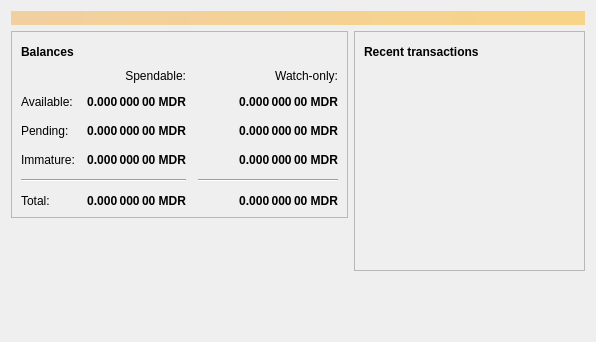
<?xml version="1.0" encoding="UTF-8"?>
<ui version="4.0">
 <class>OverviewPage</class>
 <widget class="QWidget" name="OverviewPage">
  <property name="geometry">
   <rect>
    <x>0</x>
    <y>0</y>
    <width>596</width>
    <height>342</height>
   </rect>
  </property>
  <property name="windowTitle">
   <string>Form</string>
  </property>
  <layout class="QVBoxLayout" name="topLayout">
   <item>
    <widget class="QLabel" name="labelAlerts">
     <property name="visible">
      <bool>false</bool>
     </property>
     <property name="styleSheet">
      <string notr="true">QLabel { background-color: qlineargradient(x1: 0, y1: 0, x2: 1, y2: 0, stop:0 #F0D0A0, stop:1 #F8D488); color:#000000; }</string>
     </property>
     <property name="wordWrap">
      <bool>true</bool>
     </property>
     <property name="margin">
      <number>3</number>
     </property>
     <property name="textInteractionFlags">
      <set>Qt::TextSelectableByMouse</set>
     </property>
    </widget>
   </item>
   <item>
    <layout class="QHBoxLayout" name="horizontalLayout" stretch="1,1">
     <item>
      <layout class="QVBoxLayout" name="verticalLayout_2">
       <item>
        <widget class="QFrame" name="frame">
         <property name="frameShape">
          <enum>QFrame::StyledPanel</enum>
         </property>
         <property name="frameShadow">
          <enum>QFrame::Raised</enum>
         </property>
         <layout class="QVBoxLayout" name="verticalLayout_4">
          <item>
           <layout class="QHBoxLayout" name="horizontalLayout_4">
            <item>
             <widget class="QLabel" name="label_5">
              <property name="font">
               <font>
                <weight>75</weight>
                <bold>true</bold>
               </font>
              </property>
              <property name="text">
               <string>Balances</string>
              </property>
             </widget>
            </item>
            <item>
             <widget class="QPushButton" name="labelWalletStatus">
              <property name="enabled">
               <bool>true</bool>
              </property>
              <property name="maximumSize">
               <size>
                <width>30</width>
                <height>16777215</height>
               </size>
              </property>
              <property name="toolTip">
               <string>The displayed information may be out of date. Your wallet automatically synchronizes with the Mudracoin network after a connection is established, but this process has not completed yet.</string>
              </property>
              <property name="text">
               <string/>
              </property>
              <property name="icon">
               <iconset resource="../bitcoin.qrc">
                <normaloff>:/icons/warning</normaloff>
                <disabledoff>:/icons/warning</disabledoff>:/icons/warning</iconset>
              </property>
              <property name="iconSize">
               <size>
                <width>24</width>
                <height>24</height>
               </size>
              </property>
              <property name="flat">
               <bool>true</bool>
              </property>
             </widget>
            </item>
            <item>
             <spacer name="horizontalSpacer_3">
              <property name="orientation">
               <enum>Qt::Horizontal</enum>
              </property>
              <property name="sizeHint" stdset="0">
               <size>
                <width>40</width>
                <height>20</height>
               </size>
              </property>
             </spacer>
            </item>
           </layout>
          </item>
          <item>
           <layout class="QGridLayout" name="gridLayout">
            <property name="spacing">
             <number>12</number>
            </property>
            <item row="2" column="2">
             <widget class="QLabel" name="labelWatchPending">
              <property name="font">
               <font>
                <weight>75</weight>
                <bold>true</bold>
               </font>
              </property>
              <property name="cursor">
               <cursorShape>IBeamCursor</cursorShape>
              </property>
              <property name="toolTip">
               <string>Unconfirmed transactions to watch-only addresses</string>
              </property>
              <property name="text">
               <string notr="true">0.000 000 00 MDR</string>
              </property>
              <property name="alignment">
               <set>Qt::AlignRight|Qt::AlignTrailing|Qt::AlignVCenter</set>
              </property>
              <property name="textInteractionFlags">
               <set>Qt::LinksAccessibleByMouse|Qt::TextSelectableByKeyboard|Qt::TextSelectableByMouse</set>
              </property>
             </widget>
            </item>
            <item row="2" column="1">
             <widget class="QLabel" name="labelUnconfirmed">
              <property name="font">
               <font>
                <weight>75</weight>
                <bold>true</bold>
               </font>
              </property>
              <property name="cursor">
               <cursorShape>IBeamCursor</cursorShape>
              </property>
              <property name="toolTip">
               <string>Total of transactions that have yet to be confirmed, and do not yet count toward the spendable balance</string>
              </property>
              <property name="text">
               <string notr="true">0.000 000 00 MDR</string>
              </property>
              <property name="alignment">
               <set>Qt::AlignRight|Qt::AlignTrailing|Qt::AlignVCenter</set>
              </property>
              <property name="textInteractionFlags">
               <set>Qt::LinksAccessibleByMouse|Qt::TextSelectableByKeyboard|Qt::TextSelectableByMouse</set>
              </property>
             </widget>
            </item>
            <item row="3" column="2">
             <widget class="QLabel" name="labelWatchImmature">
              <property name="font">
               <font>
                <weight>75</weight>
                <bold>true</bold>
               </font>
              </property>
              <property name="cursor">
               <cursorShape>IBeamCursor</cursorShape>
              </property>
              <property name="toolTip">
               <string>Mined balance in watch-only addresses that has not yet matured</string>
              </property>
              <property name="text">
               <string notr="true">0.000 000 00 MDR</string>
              </property>
              <property name="alignment">
               <set>Qt::AlignRight|Qt::AlignTrailing|Qt::AlignVCenter</set>
              </property>
              <property name="textInteractionFlags">
               <set>Qt::LinksAccessibleByMouse|Qt::TextSelectableByKeyboard|Qt::TextSelectableByMouse</set>
              </property>
             </widget>
            </item>
            <item row="4" column="0" colspan="2">
             <widget class="Line" name="line">
              <property name="orientation">
               <enum>Qt::Horizontal</enum>
              </property>
             </widget>
            </item>
            <item row="4" column="2">
             <widget class="Line" name="lineWatchBalance">
              <property name="sizePolicy">
               <sizepolicy hsizetype="Preferred" vsizetype="Fixed">
                <horstretch>0</horstretch>
                <verstretch>0</verstretch>
               </sizepolicy>
              </property>
              <property name="minimumSize">
               <size>
                <width>140</width>
                <height>0</height>
               </size>
              </property>
              <property name="orientation">
               <enum>Qt::Horizontal</enum>
              </property>
             </widget>
            </item>
            <item row="5" column="0">
             <widget class="QLabel" name="labelTotalText">
              <property name="text">
               <string>Total:</string>
              </property>
             </widget>
            </item>
            <item row="3" column="1">
             <widget class="QLabel" name="labelImmature">
              <property name="font">
               <font>
                <weight>75</weight>
                <bold>true</bold>
               </font>
              </property>
              <property name="cursor">
               <cursorShape>IBeamCursor</cursorShape>
              </property>
              <property name="toolTip">
               <string>Mined balance that has not yet matured</string>
              </property>
              <property name="text">
               <string notr="true">0.000 000 00 MDR</string>
              </property>
              <property name="alignment">
               <set>Qt::AlignRight|Qt::AlignTrailing|Qt::AlignVCenter</set>
              </property>
              <property name="textInteractionFlags">
               <set>Qt::LinksAccessibleByMouse|Qt::TextSelectableByKeyboard|Qt::TextSelectableByMouse</set>
              </property>
             </widget>
            </item>
            <item row="2" column="3">
             <spacer name="horizontalSpacer_2">
              <property name="orientation">
               <enum>Qt::Horizontal</enum>
              </property>
              <property name="sizeHint" stdset="0">
               <size>
                <width>40</width>
                <height>20</height>
               </size>
              </property>
             </spacer>
            </item>
            <item row="3" column="0">
             <widget class="QLabel" name="labelImmatureText">
              <property name="text">
               <string>Immature:</string>
              </property>
             </widget>
            </item>
            <item row="5" column="1">
             <widget class="QLabel" name="labelTotal">
              <property name="font">
               <font>
                <weight>75</weight>
                <bold>true</bold>
               </font>
              </property>
              <property name="cursor">
               <cursorShape>IBeamCursor</cursorShape>
              </property>
              <property name="toolTip">
               <string>Your current total balance</string>
              </property>
              <property name="text">
               <string notr="true">0.000 000 00 MDR</string>
              </property>
              <property name="alignment">
               <set>Qt::AlignRight|Qt::AlignTrailing|Qt::AlignVCenter</set>
              </property>
              <property name="textInteractionFlags">
               <set>Qt::LinksAccessibleByMouse|Qt::TextSelectableByKeyboard|Qt::TextSelectableByMouse</set>
              </property>
             </widget>
            </item>
            <item row="5" column="2">
             <widget class="QLabel" name="labelWatchTotal">
              <property name="font">
               <font>
                <weight>75</weight>
                <bold>true</bold>
               </font>
              </property>
              <property name="cursor">
               <cursorShape>IBeamCursor</cursorShape>
              </property>
              <property name="toolTip">
               <string>Current total balance in watch-only addresses</string>
              </property>
              <property name="text">
               <string notr="true">0.000 000 00 MDR</string>
              </property>
              <property name="alignment">
               <set>Qt::AlignRight|Qt::AlignTrailing|Qt::AlignVCenter</set>
              </property>
              <property name="textInteractionFlags">
               <set>Qt::LinksAccessibleByMouse|Qt::TextSelectableByKeyboard|Qt::TextSelectableByMouse</set>
              </property>
             </widget>
            </item>
            <item row="0" column="2">
             <widget class="QLabel" name="labelWatchonly">
              <property name="text">
               <string>Watch-only:</string>
              </property>
              <property name="alignment">
               <set>Qt::AlignRight|Qt::AlignTrailing|Qt::AlignVCenter</set>
              </property>
             </widget>
            </item>
            <item row="1" column="0">
             <widget class="QLabel" name="labelBalanceText">
              <property name="text">
               <string>Available:</string>
              </property>
             </widget>
            </item>
            <item row="1" column="1">
             <widget class="QLabel" name="labelBalance">
              <property name="font">
               <font>
                <weight>75</weight>
                <bold>true</bold>
               </font>
              </property>
              <property name="cursor">
               <cursorShape>IBeamCursor</cursorShape>
              </property>
              <property name="toolTip">
               <string>Your current spendable balance</string>
              </property>
              <property name="text">
               <string notr="true">0.000 000 00 MDR</string>
              </property>
              <property name="alignment">
               <set>Qt::AlignRight|Qt::AlignTrailing|Qt::AlignVCenter</set>
              </property>
              <property name="textInteractionFlags">
               <set>Qt::LinksAccessibleByMouse|Qt::TextSelectableByKeyboard|Qt::TextSelectableByMouse</set>
              </property>
             </widget>
            </item>
            <item row="1" column="2">
             <widget class="QLabel" name="labelWatchAvailable">
              <property name="font">
               <font>
                <weight>75</weight>
                <bold>true</bold>
               </font>
              </property>
              <property name="cursor">
               <cursorShape>IBeamCursor</cursorShape>
              </property>
              <property name="toolTip">
               <string>Your current balance in watch-only addresses</string>
              </property>
              <property name="text">
               <string notr="true">0.000 000 00 MDR</string>
              </property>
              <property name="alignment">
               <set>Qt::AlignRight|Qt::AlignTrailing|Qt::AlignVCenter</set>
              </property>
              <property name="textInteractionFlags">
               <set>Qt::LinksAccessibleByMouse|Qt::TextSelectableByKeyboard|Qt::TextSelectableByMouse</set>
              </property>
             </widget>
            </item>
            <item row="2" column="0">
             <widget class="QLabel" name="labelPendingText">
              <property name="text">
               <string>Pending:</string>
              </property>
             </widget>
            </item>
            <item row="0" column="1">
             <widget class="QLabel" name="labelSpendable">
              <property name="text">
               <string>Spendable:</string>
              </property>
              <property name="alignment">
               <set>Qt::AlignRight|Qt::AlignTrailing|Qt::AlignVCenter</set>
              </property>
             </widget>
            </item>
           </layout>
          </item>
         </layout>
        </widget>
       </item>
       <item>
        <spacer name="verticalSpacer">
         <property name="orientation">
          <enum>Qt::Vertical</enum>
         </property>
         <property name="sizeHint" stdset="0">
          <size>
           <width>20</width>
           <height>40</height>
          </size>
         </property>
        </spacer>
       </item>
      </layout>
     </item>
     <item>
      <layout class="QVBoxLayout" name="verticalLayout_3">
       <item>
        <widget class="QFrame" name="frame_2">
         <property name="frameShape">
          <enum>QFrame::StyledPanel</enum>
         </property>
         <property name="frameShadow">
          <enum>QFrame::Raised</enum>
         </property>
         <layout class="QVBoxLayout" name="verticalLayout">
          <item>
           <layout class="QHBoxLayout" name="horizontalLayout_2">
            <item>
             <widget class="QLabel" name="label_4">
              <property name="font">
               <font>
                <weight>75</weight>
                <bold>true</bold>
               </font>
              </property>
              <property name="text">
               <string>Recent transactions</string>
              </property>
             </widget>
            </item>
            <item>
             <widget class="QPushButton" name="labelTransactionsStatus">
              <property name="enabled">
               <bool>true</bool>
              </property>
              <property name="maximumSize">
               <size>
                <width>30</width>
                <height>16777215</height>
               </size>
              </property>
              <property name="toolTip">
               <string>The displayed information may be out of date. Your wallet automatically synchronizes with the Mudracoin network after a connection is established, but this process has not completed yet.</string>
              </property>
              <property name="text">
               <string/>
              </property>
              <property name="icon">
               <iconset resource="../bitcoin.qrc">
                <normaloff>:/icons/warning</normaloff>
                <disabledoff>:/icons/warning</disabledoff>:/icons/warning</iconset>
              </property>
              <property name="iconSize">
               <size>
                <width>24</width>
                <height>24</height>
               </size>
              </property>
              <property name="flat">
               <bool>true</bool>
              </property>
             </widget>
            </item>
            <item>
             <spacer name="horizontalSpacer">
              <property name="orientation">
               <enum>Qt::Horizontal</enum>
              </property>
              <property name="sizeHint" stdset="0">
               <size>
                <width>40</width>
                <height>20</height>
               </size>
              </property>
             </spacer>
            </item>
           </layout>
          </item>
          <item>
           <widget class="QListView" name="listTransactions">
            <property name="styleSheet">
             <string notr="true">QListView { background: transparent; }</string>
            </property>
            <property name="frameShape">
             <enum>QFrame::NoFrame</enum>
            </property>
            <property name="verticalScrollBarPolicy">
             <enum>Qt::ScrollBarAlwaysOff</enum>
            </property>
            <property name="horizontalScrollBarPolicy">
             <enum>Qt::ScrollBarAlwaysOff</enum>
            </property>
            <property name="selectionMode">
             <enum>QAbstractItemView::NoSelection</enum>
            </property>
           </widget>
          </item>
         </layout>
        </widget>
       </item>
       <item>
        <spacer name="verticalSpacer_2">
         <property name="orientation">
          <enum>Qt::Vertical</enum>
         </property>
         <property name="sizeHint" stdset="0">
          <size>
           <width>20</width>
           <height>40</height>
          </size>
         </property>
        </spacer>
       </item>
      </layout>
     </item>
    </layout>
   </item>
  </layout>
 </widget>
 <resources/>
 <connections/>
</ui>
